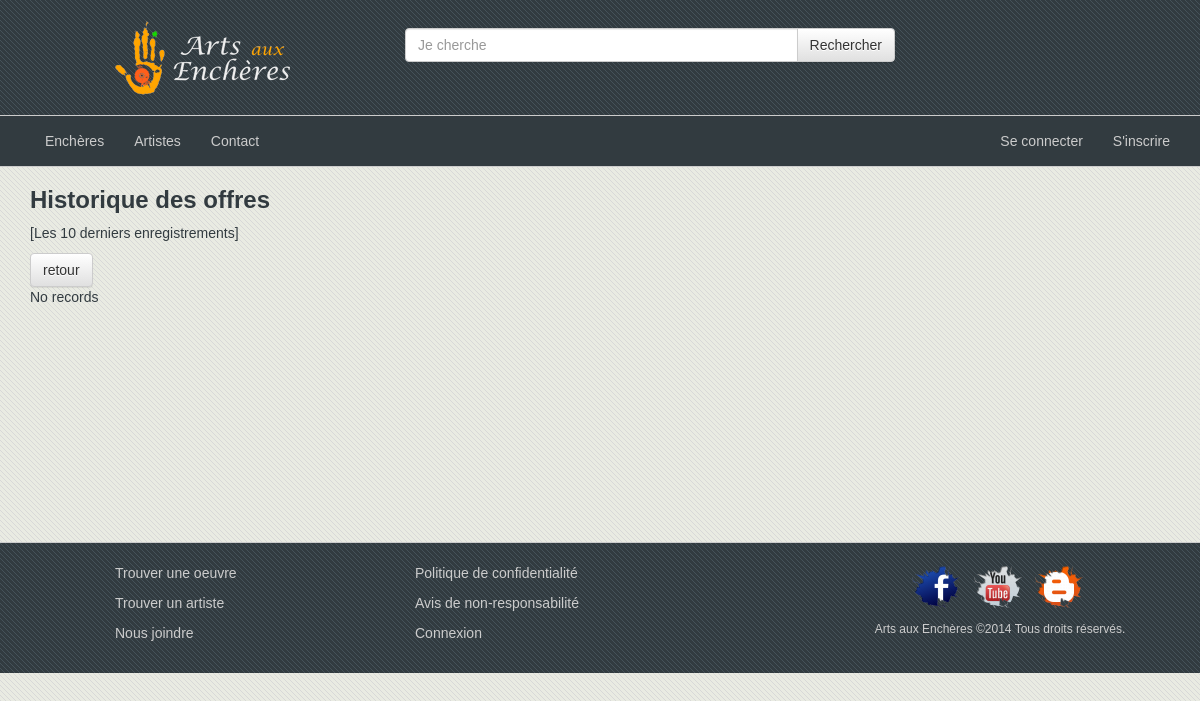
The page /site/index.php?page=listeOffre&idEnchere=6 on the database as committed earlier.
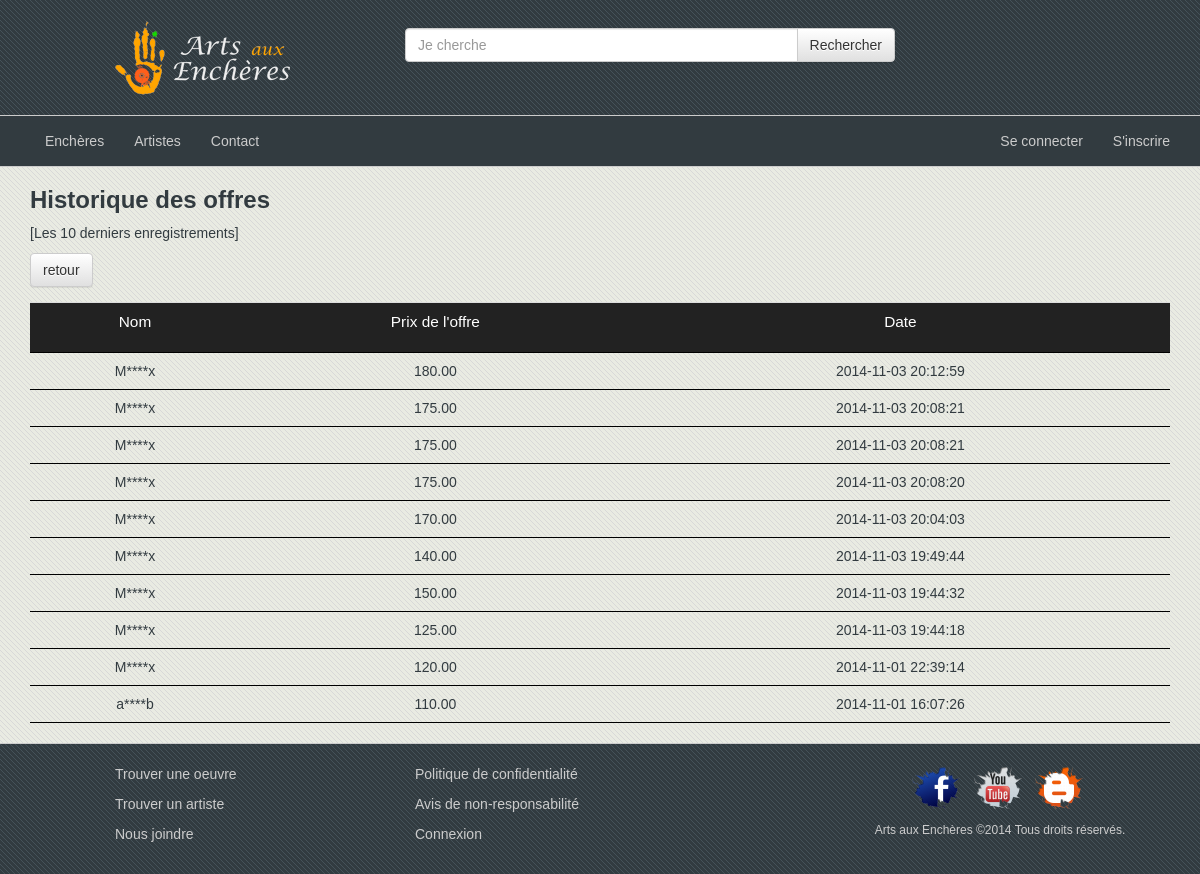
The same page on the database as committed later.
### tables this page shows
CREATE TABLE `pi2_offres` (
  `id` int(10) unsigned NOT NULL AUTO_INCREMENT,
  `montant` decimal(9,2) unsigned NOT NULL,
  `date` datetime NOT NULL,
  `enchere_id` int(10) unsigned NOT NULL,
  `utilisateur_id` int(10) unsigned NOT NULL,
  PRIMARY KEY (`id`),
  KEY `fk_Offres_Encheres1_idx` (`enchere_id`),
  KEY `fk_Offres_Utilisateurs1_idx` (`utilisateur_id`),
  CONSTRAINT `fk_Offres_Encheres1` FOREIGN KEY (`enchere_id`) REFERENCES `pi2_encheres` (`id`) ON DELETE NO ACTION ON UPDATE CASCADE,
  CONSTRAINT `fk_Offres_Utilisateurs1` FOREIGN KEY (`utilisateur_id`) REFERENCES `pi2_utilisateurs` (`id`) ON DELETE NO ACTION ON UPDATE CASCADE
);

CREATE TABLE `pi2_utilisateurs` (
  `id` int(10) unsigned NOT NULL AUTO_INCREMENT,
  `nom` varchar(45) NOT NULL,
  `prenom` varchar(45) NOT NULL,
  `courriel` varchar(70) NOT NULL,
  `motDePasse` varchar(60) NOT NULL,
  `telephone` varchar(14) DEFAULT NULL,
  `type` enum('membre','admin') NOT NULL DEFAULT 'membre',
  `etat` enum('inactif','actif') NOT NULL DEFAULT 'actif',
  PRIMARY KEY (`id`)
);

### systeme/includes.php (called while the page is built, shortened)
<?php
function chargeFichier($sNomClasse) {
	$aRepertoires = array('../systeme/','../controleurs/','../modeles/','../vues/', '../libs/');
}
 ?>

### modeles/Offre.class.php (called while the page is built, shortened)
<?php
class Offre extends XFHModeles
{
    private $idOffre;
    private $dateOffre;
    private $montant;
    private $oBidder;
    public function setIdOffre($idOffre)
    {
        $this->idOffre = $idOffre;
    }
    public function setDateOffre($dateOffre)
    {
        $this->dateOffre = $dateOffre;
    }
    public function setMontant($montant)
    {
        $this->montant = $montant;
    }
    public function setBidder(Utilisateur $oBidder)
    {
        $this->oBidder = $oBidder;
    }
    public function getIdOffre()
    {
        return htmlentities($this->idOffre);
    }
    public function getDateOffre()
    {
        return htmlentities($this->dateOffre);
    }
    public function getMontant()
    {
        return htmlentities($this->montant);
    }
    public function getBidder()
    {
        return $this->oBidder;
    }
    public function rechercherOffreParId()
    {
        $sCondition = "WHERE id = " . $this->getIdOffre() . ';';
        $aOffres = $this->selectParCondition('pi2_offres', $sCondition);
    }
    public static function chargerLesOffres()
    {
        $oXHFModele = new XFHModeles();
        $sCondition = "WHERE enchere_id=".$_GET['idEnchere'];
        $aEnreg = $oXHFModele->selectParCondition('pi2_offres',$sCondition);
        return $aEnreg;
    }
}
?>

### systeme/Connexion.class.php (called while the page is built)
<?php
class Connexion{
	protected $sBDConf = 'feng';
	protected $oPDO;
	public function __construct(){
		$conf = Conf::$aBaseDonnees[$this->sBDConf];
		try {
			if ( !isset($this->oPDO) ) {
				$oPDO = new PDO('mysql:host='.$conf['hote'].';dbname='.$conf['bd'].'',''.$conf['utilisateur'].'',''.$conf['motDePasse'].'');
				$oPDO->exec('set names utf8');
				$oPDO->setAttribute(PDO::ATTR_DEFAULT_FETCH_MODE, PDO::FETCH_ASSOC);
				$oPDO->setAttribute(PDO::ATTR_ERRMODE, PDO::ERRMODE_EXCEPTION);
	    		$oPDO->setAttribute(PDO::ATTR_EMULATE_PREPARES, false);
				$this->oPDO = $oPDO;
			}
		} catch (PDOException $e) {
			echo "Message: ".$e->getMessage()."<br>";
			echo "Code: ".$e->getCode();
			die();
		}
	}
}

### systeme/XFHModeles.class.php (called while the page is built, shortened)
<?php
class XFHModeles extends Modeles
{
    public function selectParCondition($sNomTable, $sCondition)
    {
        $sSQL = "SELECT * FROM ".$sNomTable." ".$sCondition.";";
        $requete = $this->oPDO->prepare($sSQL);
        if($requete->execute())
        {
            if($requete->rowCount())
            {
                $aResultats = $requete->fetchAll();
                return $aResultats;
            }
            else
            {
                return array();
            }
        }
        else
        {
            throw new Exception("Erreur lors de la requete");
        }
    }
}
?>

### site/index.php (called while the page is built, shortened)
<?php
	require_once '../systeme/includes.php';
	$oControleurSite = new ControleurSite();
 ?>

### modeles/Utilisateur.class.php (called while the page is built, shortened)
<?php
class Utilisateur extends Modeles{
	private $sNom;
	public function setNom($sNom){
		$this->sNom = $sNom;
	}
	public function setIdUtilisateur($idUtilisateur){
		$this->idUtilisateur = $idUtilisateur;
	}
	public function getNom(){
		return htmlentities($this->sNom);
	}
	function rechercherUnUtilisateur(){
		$oPDO = new Connexion();
	}
}

### vues/VueOffre.class.php (the view, shortened to what this page needs)
<?php
class VueOffre
{
    public static function afficherListeOffres($aOffres, $sMsg)
    {
        Vue::head('Liste des offres','Arts aux enchères');
        Vue::header();
        Vue::nav();
        echo "<div class=\"container\"><h1>Historique des offres</h1>".
             "<p>[Les 10 derniers enregistrements]</p>".
             "<a class='btn-default btn' href='index.php?page=detailsEnchere&idEnchere=".$_GET['idEnchere']."'>retour</a>";
        if(count($aOffres)>0)
        {
            echo "<table class='table tableListeOffre'>";
            echo "<tr><td>Nom</td><td>Prix de l'offre</td><td>Date</td></tr>";
            if(count($aOffres)>10)
            {
                for($i=count($aOffres)-1,$counter=0; $i>0,$counter<10; $i--,$counter++)
                {
                    echo "<tr><td>".substr_replace($aOffres[$i]->getBidder()->getNom(),'****',1,-1)."</td>".
                        "<td>".$aOffres[$i]->getMontant()."</td>".
                        "<td>".$aOffres[$i]->getDateOffre()."</td>".
                        "</tr>";
                }
                echo "</table></div>";
            }
        }
        else
        {
            echo "<p>".$sMsg."</p>";
        }
        Vue::footer();
    }
}
?>

### controleurs/ControleurSite.class.php (shortened to what this page needs)
<?php
class ControleurSite extends Controleur{
	public function __construct(){
		$this->gererSite();
	}
	public function gererSite(){
		try{
			switch ( $_GET['page'] ) {
				case 'listeOffre':
					$this->gererOffres();
					break;
			}
		} catch ( Exception $e ) {
			echo "<p class=\"alert alert-danger\">".$e->getMessage()."</p>";
		}
	}
	public function gererOffres()
	{
		$aEnregs = Offre::chargerLesOffres();
        $sMsg = "";
        $aOffres = array();
        if(count($aEnregs)>0)
        {
            foreach($aEnregs as $value)
            {
                $aOffres[] = new Offre($value['id']);
            }
            VueOffre::afficherListeOffres($aOffres, $sMsg);
        }
        else
        {
            $sMsg = "No records";
            VueOffre::afficherListeOffres($aOffres, $sMsg);
        }
	}
}

### vues/Vue.class.php (shortened to what this page needs)
<?php
class Vue {
	public static function head($sTitre = "", $sDescription = "", $sNomStyle = "", $sLienScript = "") {
		echo "
			<!DOCTYPE html>
			<html class=\"no-js\">
			<head>
				<base href=\"index.php\">
				<meta charset=\"utf-8\">
				<meta http-equiv=\"X-UA-Compatible\" content=\"IE=edge,chrome=1\">
				<title>".$sTitre = ($sTitre == '') ? 'Arts aux Enchères' : $sTitre.' - Arts aux Enchères'; echo "</title>
				<meta name=\"description\" content=\"".$sDescription = ($sDescription == '') ? 'Site de vente d\'oeuvres d\'art d\'artistes divers' : $sDescription; echo "\">
				<meta name=\"viewport\" content=\"width=device-width, initial-scale=1\">
				<link rel=\"stylesheet\" href=\"css/bootstrap.css\">
				<link rel=\"stylesheet\" href=\"css/bootstrap-theme.css\">
				<link rel=\"stylesheet\" href=\"css/main.css\">
				".$style = ($sNomStyle == '') ? '' : '<link rel="stylesheet" href="css/'.$sNomStyle.'">'; echo "
				".$script = ($sLienScript == '') ? '' : '<script rel="text/javascript" src="'.$sLienScript.'"></script>'; echo "
			</head>
			<body>
				<!--[if lt IE 7]>
				<p class=\"browsehappy\">La version de votre navigateur est <strong>désuète</strong>.
				Pour une expérience optimale, il est recommandé de le <a href=\"http://browsehappy.com/\">mettre à jour</a>.</p>
				<![endif]-->
		";
	}
	public static function header() {
		echo "
			<header class=\"entete-document container-fluid\">
				<div class=\"container-fluid\">
					<section class=\"row\">
						<div class=\"col-sm-11 col-sm-offset-1\">
							<div class=\"row\">
								<div class=\"col-sm-2 text-center\">
									<a href=\"index.php\"><img src=\"img/logo-175x75.png\" height=\"75\" width=\"175\" alt=\"Logo Arts aux Enchères\"></a>
									<button type=\"button\" class=\"navbar-toggle\" data-toggle=\"collapse\" data-target=\".navbar-menu\">
										<span class=\"sr-only\">Bascule de navigation</span>
										<span class=\"icon-bar\"></span>
										<span class=\"icon-bar\"></span>
										<span class=\"icon-bar\"></span>
									</button>
								</div>
								<div class=\"col-xs-8 col-xs-offset-2 col-sm-6 col-md-6 col-md-offset-1\">
									<form class=\"navbar-form\" action=\"?page=oeuvres-encheres\" method=\"POST\" role=\"search\">
										<div class=\"input-group\">
											<input type=\"search\" name=\"txt\" class=\"form-control\" value=\"".$q = ( isset($_POST['txt']) && $_POST['txt'] != '' ) ? $_POST['txt'] : '' ; echo "\" placeholder=\"Je cherche\" autofocus=\"autofocus\">
											<span class=\"input-group-btn\">
												<input class=\"btn btn-default\" type=\"submit\" name=\"cmd\" value=\"Rechercher\">
											</span>
										</div>
									</form>
								</div>
							</div>
						</div>
					</section>
				</div>
			</header>
		";
	}
	public static function nav() {
		echo "
			<nav class=\"navbar\" role=\"navigation\">
				<div class=\"container-fluid\">
					<section class=\"row\">
						<div class=\"collapse navbar-collapse navbar-menu\">
							<div class=\"col-md-5 \">
								<ul class=\"nav navbar-nav\">
									<li><a href=\"?page=oeuvres-encheres\">Enchères</a></li>
									<li><a href=\"?page=artistes\">Artistes</a></li>
									<li><a href=\"?page=contact\">Contact</a></li>
								</ul>
							</div>
							<div class=\"col-md-7\">
								<ul class=\"nav navbar-nav navbar-right\">";
								if( !isset($_SESSION['idUser']) ) {
									echo "
									<li><a href=\"?page=utilisateur&action=connexion\">Se connecter</a></li>
									<li><a href=\"?page=utilisateur&action=inscription\">S'inscrire</a></li>
									";
								}
								echo"
								</ul>
							</div>
						</div>
					</section>
				</div>
			</nav>
			<main class=\"container-fluid\">
				<div class=\"row\">
		";
	}
	public static function footer($sNomScript = "") {
		echo "
				</div>
			</main>
			<footer class=\"container-fluid\">
				<aside class=\"row\">
					<section class=\"col-xs-offset-1 col-sm-5 col-sm-offset-1 col-md-3\">
						<ul class=\"list-unstyled\">
							<li><a href=\"?page=encheres\">Trouver une oeuvre</a></li>
							<li><a href=\"?page=artistes\">Trouver un artiste</a></li>
							<li><a href=\"?page=contact\">Nous joindre</a></li>
						</ul>
					</section>
					<section class=\"col-xs-offset-1 col-sm-6 col-sm-offset-0 col-md-4\">
						<ul class=\"list-unstyled\">
							<li><a href=\"?page=confidentialite\">Politique de confidentialité </a></li>
							<li><a href=\"?page=non-responsabilite\">Avis de non-responsabilité </a></li>
							<li><a href=\"?page=utilisateur&action=connexion\">Connexion</a></li>
						</ul>
					</section>
					<section class=\"col-sm-12 col-sm-offset-0 col-md-offset-0 col-md-4\">
						<div class=\"row\">
							<ul class=\"list-inline text-center\">
								<li><a href=\"https://www.facebook.com/skander.gader\"><img src=\"img/icones/logo-facebook.png\" alt=\"logo Facebook \" width=\"48\" height=\"48\" /></a></li>
								<li><a href=\"https://www.youtube.com/channel/UC2T0Ish3GMFzTRflE9bfIUQ\"><img src=\"img/icones/logo-youtube.png\" alt=\"logo Youtube\" width=\"48\" height=\"48\" /></a></li>
								<li><a href=\"http://gader-eskander.blogspot.ca/2013_10_01_archive.html\"><img src=\"img/icones/logo-blogger.png\" alt=\"logo Blogger\" width=\"48\" height=\"48\" /></a></li>
							</ul>
						</div>
						<div class=\"droits row\">
							<p class=\"text-center\">Arts aux Enchères &copy;2014 Tous droits réservés.</p>
						</div>
					</section>
				</aside>
			</footer>
			<script src=\"http://ajax.googleapis.com/ajax/libs/jquery/1.11.0/jquery.min.js\"></script>
			<script>
				window.jQuery || document.write('<script src=\"js/vendor/jquery-1.11.0.min.js\"><\/script>')
			</script>
			<script src=\"js/vendor/bootstrap.min.js\"></script>
			<script src=\"js/main.js\"></script>
			".$script = ( $sNomScript == '' ) ? '' : '<script type="text/javascript" src="'.$sNomScript.'"></script>'; echo "
			<script src=\"js/plugins.js\"></script>
			<!-- <script>
				( function(b, o, i, l, e, r) {
					b.GoogleAnalyticsObject = l;
					b[l] || (b[l] = function() {
						(b[l].q = b[l].q || []).push(arguments)
					});
					b[l].l = +new Date;
					e = o.createElement(i);
					r = o.getElementsByTagName(i)[0];
					e.src = 'http://www.google-analytics.com/analytics.js';
					r.parentNode.insertBefore(e, r)
				}(window, document, 'script', 'ga'));
				ga('create', 'UA-XXXXX-X');
				ga('send', 'pageview');
			</script> -->
		</body>
		</html>
		";
	}
}

### site/css/main.css (style rules this page uses)
html { font-size: 12px; }
body { font-family: 'Lato', Calibri, Arial, sans-serif; font-family: Lucida Sans Unicode, Arial, Helvetica, sans-serif; color: #323b40; background-repeat: repeat; background-image: url('../img/fond-rayures_pales.png'); background-color: #464647; }
h1 { font-size: 24px; }
h1, h2, h3 { font-weight: bold; }
.entete-document { padding: 20px 0; }
.entete-document, footer { background-repeat: repeat; background-image: url('../img/fond-rayures_fonces.png'); background-color: #464647; }
.navbar-form { -webkit-box-shadow: none; box-shadow: none; }
.navbar-menu { border-top: solid 1px #CCC; border-bottom: solid 1px #CCC; background-color: #323b40; }
.navbar { min-height: 0; margin-bottom: 0; border: 0 none transparent; }
.navbar a, footer a { color: #CCC; }
.navbar-nav >li >a { text-shadow: 0 0 0 transparent; }
footer { padding: 20px 0; border-top: 1px solid #CCC; }
footer section:not(:last-child) li { margin-bottom: 10px; }
footer .droits { color: #CCC; font-size: 12px; }
@media all and (min-width: 769px) { main { min-height: 375px; } }
.tableListeEnchere, .tableListeOffre { margin-top: 15px; width: 100%; }
.tableListeEnchere tr:first-child, .tableListeOffre tr:first-child { background-color: #222; font-size: 1.1em; color: white; height: 50px; }
.tableListeEnchere td, .tableListeOffre td { text-align: center; font-size: 1em; font-weight: 300; border-bottom: 1px black solid; padding: 5px 0; }

Rows that differ between the two databases and show on the page:
added pi2_offres: utilisateur.nom "M****x", montant "180.00", date "2014-11-03 20:12:59"
added pi2_offres: utilisateur.nom "M****x", montant "175.00", date "2014-11-03 20:08:21"
added pi2_offres: utilisateur.nom "M****x", montant "175.00", date "2014-11-03 20:08:21"
added pi2_offres: utilisateur.nom "M****x", montant "175.00", date "2014-11-03 20:08:20"
added pi2_offres: utilisateur.nom "M****x", montant "170.00", date "2014-11-03 20:04:03"
added pi2_offres: utilisateur.nom "M****x", montant "140.00", date "2014-11-03 19:49:44"
added pi2_offres: utilisateur.nom "M****x", montant "150.00", date "2014-11-03 19:44:32"
added pi2_offres: utilisateur.nom "M****x", montant "125.00", date "2014-11-03 19:44:18"
added pi2_offres: utilisateur.nom "M****x", montant "120.00", date "2014-11-01 22:39:14"
added pi2_offres: utilisateur.nom "a****b", montant "110.00", date "2014-11-01 16:07:26"
Other text that changed with them:
$sMsg: "No records" → (not shown)
text now shown: "Nom Prix de l'offre Date"
